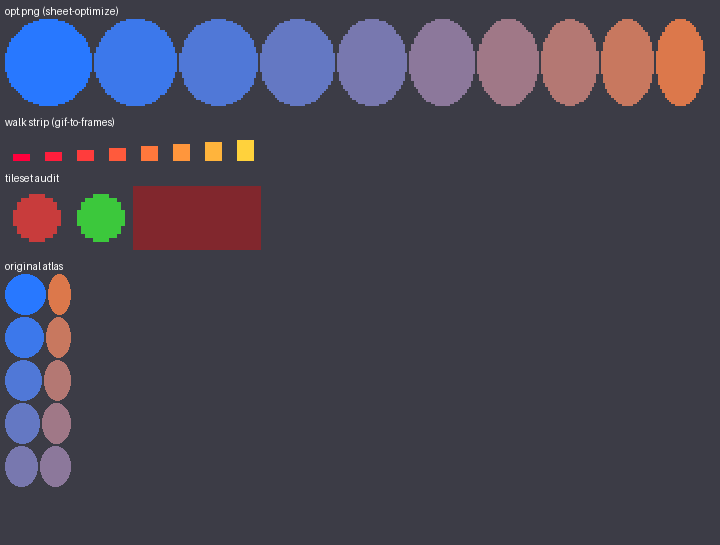
#> input picture samples/batch10_sheet.png, 720 x 545 px
$ python pixel_lint.py ../samples/batch10_sheet.png
#> lines starting #> are read from the running program, lines starting #| are printed output that depends on the picture
### lib/cli_error.py
"""One-line error wrapper for tool entry points.

Tools must exit 0, 1 or 2 and must not print a Python traceback. Wrap the
`main` function:

    if __name__ == "__main__":
        sys.path.insert(0, os.path.join(os.path.dirname(os.path.abspath(__file__)), "..", "lib"))
        import cli_error
        sys.exit(cli_error.run(main))

`run` catches every Exception (not SystemExit or KeyboardInterrupt), prints a
single line (`TypeName: first line of the message`, truncated) to stderr, and
returns 1. argparse usage errors still exit 2.

GST_DEBUG=1 re-raises the exception so the full traceback is visible (used by
the fuzz classifier and by developers). GstInputError from shared readers is a
validated input failure, not a generic-wrapper hit.
"""
from __future__ import annotations

import os, sys

LIMIT = 240


def debug_enabled() -> bool:
    v = os.environ.get("GST_DEBUG", "")
    return v not in ("", "0", "false", "False", "no", "NO")


# [16 lines left out: functions format_error, _is_input_error, not called in this run]


def run(main, argv=None) -> int:
    try:
        from gst_read import install_guards
        install_guards()
#> (this line was passed over: gst_read is not available in this run)
    except ImportError:
        pass
    try:
        rc = main() if argv is None else main(argv)
        if rc is None:
            return 0
        if isinstance(rc, int):
            return rc
        print(rc, file=sys.stderr)
        return 1
    except SystemExit as e:
        if e.code is None:
            return 0
        if isinstance(e.code, int):
            return e.code
        print(e.code, file=sys.stderr)
        return 1
    except KeyboardInterrupt:
        print("KeyboardInterrupt", file=sys.stderr)
        return 130
    except Exception as e:
        if debug_enabled():
            raise
        print(format_error(e), file=sys.stderr)
        # 1 = validated input error or generic wrapper; callers inspect the type
        # name on stderr. GstInputError is printed as "GstInputError: ...".
        return 1

### pixel-lint/pixel_lint.py
#!/usr/bin/env python3
"""pixel-lint: catch the usual pixel-art hygiene problems before sprites ship.

Checks: too many colours (--max-colors), off-palette pixels (--palette .hex/.gpl), semi-transparent pixels
(pixel art should be alpha 0 or 255), orphan pixels (an opaque pixel with no opaque 8-neighbour: usually a
stray click), near-duplicate colours (RGB distance <= --near, candidates to merge) and non-integer scaling
hints (the image looks like an upscaled sprite: every pixel repeats in kxk blocks). Exit 1 on errors.
"""
import argparse, os, glob, json, sys
import numpy as np
from PIL import Image


def read_palette(path):
    cols = set()
    for line in open(path, encoding="utf-8", errors="ignore"):
        p = line.split()
        if not p or p[0].startswith(("#", ";", "GIMP", "Name", "Columns")):
            continue
        if len(p) >= 3 and all(x.isdigit() for x in p[:3]):
            cols.add(tuple(int(x) for x in p[:3]))
        elif len(p[0].lstrip("#")) == 6:
            h = p[0].lstrip("#"); cols.add(tuple(int(h[i:i + 2], 16) for i in (0, 2, 4)))
    return cols


def detect_scale(a):
    """largest k>1 such that the image is made of identical kxk blocks, else 1."""
    h, w = a.shape[:2]
    for k in range(min(h, w, 16), 1, -1):
        if h % k or w % k:
            continue
        blocks = a.reshape(h // k, k, w // k, k, -1)
        if (blocks == blocks[:, :1, :, :1, :]).all():
            return k
    return 1


def lint(path, max_colors=None, palette=None, near=0, allow_semi=False):
#> called with path = '../samples/batch10_sheet.png', near = 0, allow_semi = False
    a = np.array(Image.open(path).convert("RGBA"))
    issues = []
    alpha = a[..., 3]
#> alpha: shape (545, 720); every value is 255
    solid = alpha > 0
#> solid: shape (545, 720) bool; every value is 1
    if not solid.any():
        return [("warn", "image is fully transparent")]
    rgb = a[..., :3][solid]
    uniq, counts = np.unique(rgb, axis=0, return_counts=True)
#> uniq = 191 rows, first 8: [40, 120, 255], [60, 60, 70], [60, 120, 235], [60, 200, 60], [61, 61, 71], [62, 62, 71], [62, 62, 72], [63, 63, 73]; counts = 191 values, max 320585 at index 1, min 1 at index 21, mean 2054.5
    if max_colors and len(uniq) > max_colors:
        issues.append(("error", f"{len(uniq)} colours > {max_colors}"))
    if palette:
        bad = [tuple(c) for c in uniq.tolist() if tuple(c) not in palette]
        if bad:
            issues.append(("error", f"{len(bad)} off-palette colour(s), e.g. " + " ".join("%02x%02x%02x" % c for c in bad[:5])))
    if not allow_semi:
        semi = int(((alpha > 0) & (alpha < 255)).sum())
#> semi = 0
        if semi:
            issues.append(("warn", f"{semi} semi-transparent pixel(s)"))
    p = np.pad(solid, 1)
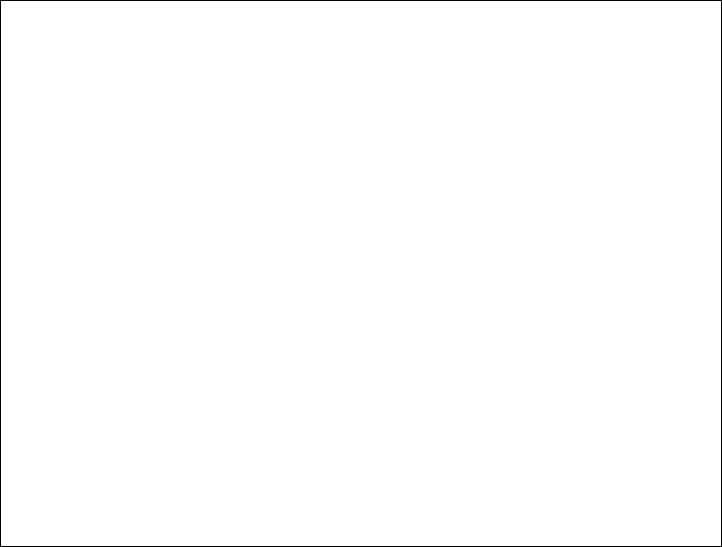
#> p: shape (547, 722) bool; 99.4% white; black in thin lines or dots
    nb = sum(p[1 + dy:1 + dy + solid.shape[0], 1 + dx:1 + dx + solid.shape[1]].astype(int)
             for dy in (-1, 0, 1) for dx in (-1, 0, 1) if dy or dx)
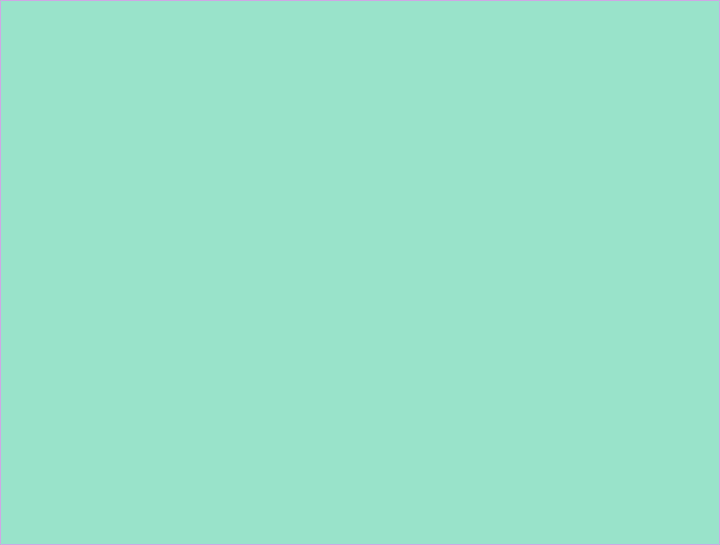
#> nb: shape (545, 720) int64; 3 distinct labels, from 3 to 8; one colour per label, 0 black
    orphans = np.argwhere(solid & (nb == 0))
#> orphans = empty array
    if len(orphans):
        issues.append(("warn", f"{len(orphans)} orphan pixel(s), first at x={orphans[0][1]} y={orphans[0][0]}"))
    if near and len(uniq) > 1:
        u = uniq.astype(int)
        d = np.abs(u[:, None, :] - u[None, :, :]).max(-1)
        pairs = [(i, j) for i in range(len(u)) for j in range(i + 1, len(u)) if 0 < d[i, j] <= near]
        if pairs:
            i, j = pairs[0]
            issues.append(("warn", f"{len(pairs)} near-duplicate colour pair(s), e.g. %02x%02x%02x ~ %02x%02x%02x" % (*uniq[i], *uniq[j])))
    k = detect_scale(a)
#> k = 1
    if k > 1:
        issues.append(("warn", f"looks upscaled {k}x (pixels repeat in {k}x{k} blocks); ship the 1x sprite and scale in-engine"))
    return issues


def main(argv=None):
    ap = argparse.ArgumentParser(description="Pixel-art hygiene linter.")
    ap.add_argument("inputs", nargs="+", help="PNG files, globs or folders")
    ap.add_argument("--max-colors", type=int)
    ap.add_argument("--palette")
    ap.add_argument("--near", type=int, default=0, help="flag colour pairs closer than this (0 = off)")
    ap.add_argument("--allow-semi", action="store_true")
    ap.add_argument("--strict", action="store_true", help="warnings fail too")
    ap.add_argument("--json")
    ap.add_argument("--in-place", action="store_true", help="allow overwriting the input")
    a = ap.parse_args(argv)
    # refuse dest == input unless --in-place
    def _paths(v):
        if not v:
            return []
        if isinstance(v, (list, tuple)):
            out = []
            for x in v:
                out.extend(_paths(x))
            return out
        return [v]
    _srcs, _dsts = [], []
    _src_keys = ('inputs',)
    for _k in _src_keys:
        if hasattr(a, _k):
            _srcs.extend(_paths(getattr(a, _k)))
    for _k in ('out', 'outdir', 'output', 'dest', 'json_report', 'report', 'preview', 'out_csv', 'map_out', 'json', 'cues', 'cues_json'):
        if _k in _src_keys:
            continue
        if hasattr(a, _k) and getattr(a, _k):
            _d = getattr(a, _k)
            _dsts.extend(_paths(_d))
    for _s in _srcs:
        for _d in _dsts:
            if _s and _d and os.path.abspath(str(_s)) == os.path.abspath(str(_d)) and not a.in_place:
                sys.exit("refusing to overwrite the input; pick a different output path or pass --in-place")

    files = []
    for p in a.inputs:
        files += sorted(glob.glob(os.path.join(p, "**", "*.png"), recursive=True)) if os.path.isdir(p) else sorted(glob.glob(p)) or [p]
    pal = read_palette(a.palette) if a.palette else None
    res, err, warn = [], 0, 0
    for f in files:
        for level, msg in lint(f, a.max_colors, pal, a.near, a.allow_semi):
            res.append({"file": f, "level": level, "msg": msg}); print(f"{level.upper():5} {f}: {msg}")
            err += level == "error"; warn += level == "warn"
    if a.json:
        json.dump(res, open(a.json, "w"), indent=1)
    print(f"{len(files)} file(s): {err} error(s), {warn} warning(s)")
    return 1 if err or (a.strict and warn) else 0


if __name__ == "__main__":
    sys.path.insert(0, os.path.join(os.path.dirname(os.path.abspath(__file__)), "..", "lib"))
    import cli_error
    sys.exit(cli_error.run(main))
#> (the program exits here)

$ run again, on samples/batch12_sheet.png
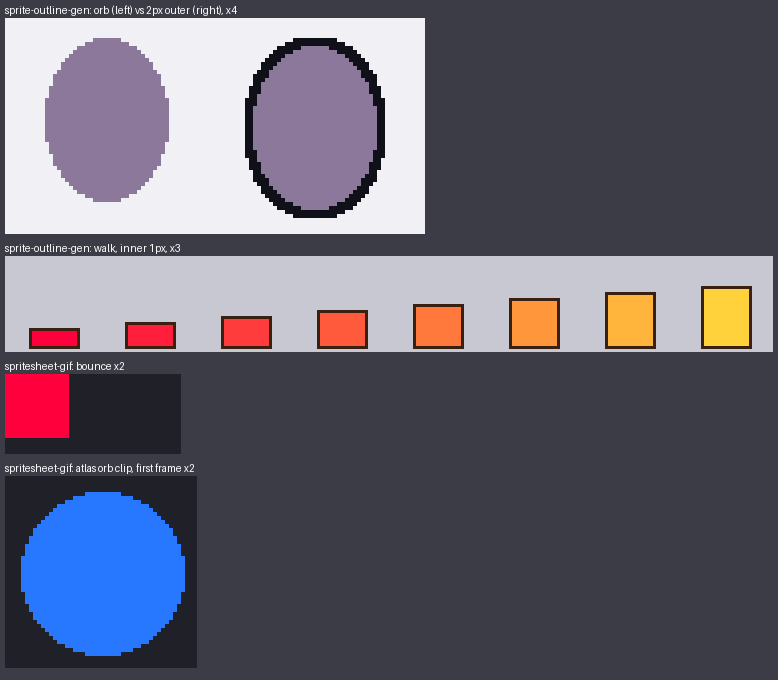
#> input picture samples/batch12_sheet.png, 778 x 680 px
#> alpha: shape (680, 778); every value is 255
#> solid: shape (680, 778) bool; every value is 1
#> uniq = 211 rows, first 8: [16, 16, 24], [32, 32, 40], [40, 120, 255], [58, 32, 16], [60, 60, 70], [61, 61, 71], [62, 62, 71], [62, 62, 72]; counts = 211 values, max 310922 at index 4, min 1 at index 13, mean 2507.3
#> semi = 0
#> in lint, `p = np.pad(solid, 1)`:
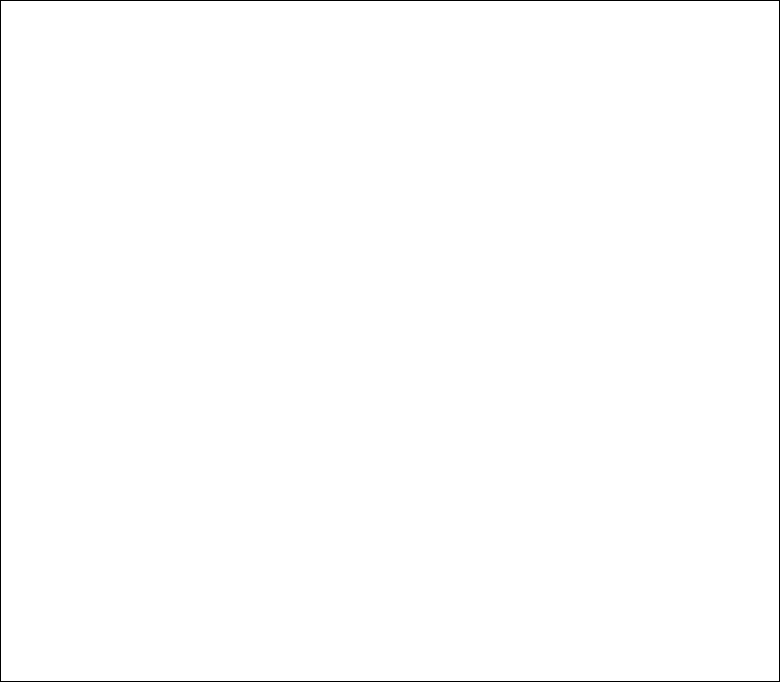
#> p: shape (682, 780) bool; 99.5% white; black in thin lines or dots
#> nb: shape (680, 778) int64; 3 distinct labels, from 3 to 8
#> orphans = empty array
#> k = 1

$ run again, on samples/batch3_sheet.png
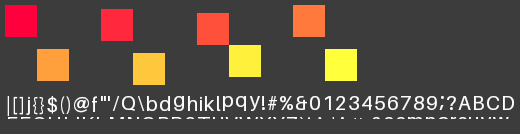
#> input picture samples/batch3_sheet.png, 520 x 134 px
#> in lint, a is the input picture: shape (134, 520, 4); mean R, G, B, A 89.6, 75.7, 66.7, 253.6
#> solid: shape (134, 520) bool; every value is 1
#> uniq = 204 rows, first 8: [60, 60, 60], [61, 61, 61], [62, 62, 62], [63, 63, 63], [64, 64, 64], [65, 65, 65], [66, 66, 66], [67, 67, 67]; counts = 204 values, max 57776 at index 0, min 1 at index 120, mean 341.6
#> semi = 2938
#> in lint, `p = np.pad(solid, 1)`:
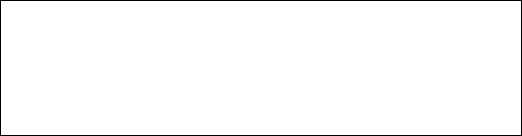
#> p: shape (136, 522) bool; 98.2% white; black in thin lines or dots
#> in lint, `nb = sum(p[1 + dy:1 + dy + solid.shape[0], 1 + dx:1 + dx + solid.shape..`:
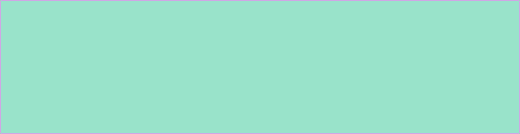
#> nb: shape (134, 520) int64; 3 distinct labels, from 3 to 8; one colour per label, 0 black
#> orphans = empty array
#> k = 1
#| WARN  ../samples/batch3_sheet.png: 2938 semi-transparent pixel(s)
